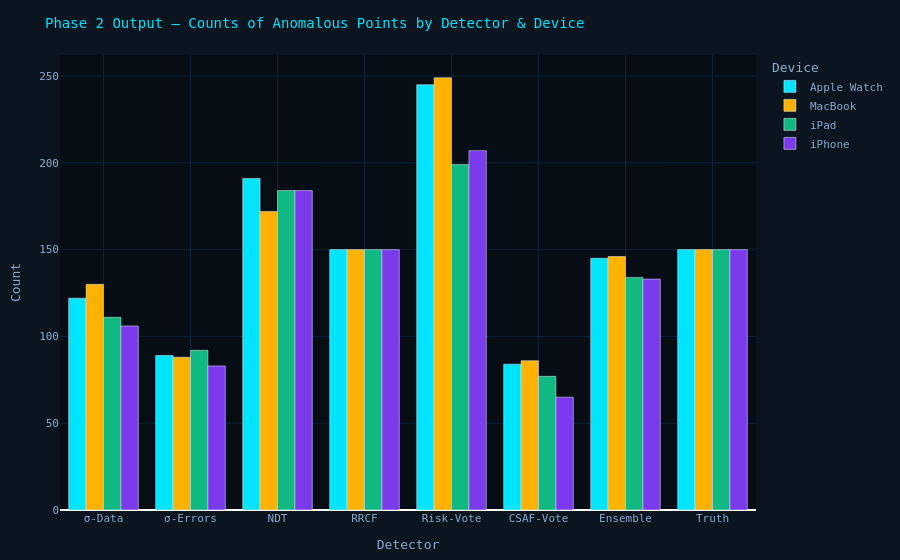

The notebook cell saved with this chart:
### Code cell
# ── Plot 5: Counts of Anomalous Points by Detector & Device ─────────────────
count_plot_data = []
for det_name, col in det_cols_map.items():
    if col not in df.columns: continue
    for device in sorted(df["device"].unique()):
        mask = df["device"] == device
        count_plot_data.append({
            "Detector": det_name, "Device": device, "Count": int(df.loc[mask, col].sum())
        })
count_plot_df = pd.DataFrame(count_plot_data)

fig5 = px.bar(count_plot_df, x="Detector", y="Count", color="Device", barmode="group",
    color_discrete_sequence=[PALETTE["cyan"], PALETTE["amber"], PALETTE["green"], PALETTE["purple"]])
fig5 = _layout(fig5, "Phase 2 Output — Counts of Anomalous Points by Detector & Device")
fig5.show()

### Figure 1 — Plotly figure (JSON) as saved in the notebook; plotly's stock layout.template omitted (floating-point values rounded to 4 significant figures)
{"data": [{"alignmentgroup": "True", "hovertemplate": "Device=Apple Watch<br>Detector=%{x}<br>Count=%{y}<extra></extra>", "legendgroup": "Apple Watch", "marker": {"color": "#00e5ff", "pattern": {"shape": ""}}, "name": "Apple Watch", "offsetgroup": "Apple Watch", "orientation": "v", "showlegend": true, "textposition": "auto", "type": "bar", "x": ["σ-Data", "σ-Errors", "NDT", "RRCF", "Risk-Vote", "CSAF-Vote", "Ensemble", "Truth"], "xaxis": "x", "y": [122, 89, 191, 150, 245, 84, 145, 150], "yaxis": "y"}, {"alignmentgroup": "True", "hovertemplate": "Device=MacBook<br>Detector=%{x}<br>Count=%{y}<extra></extra>", "legendgroup": "MacBook", "marker": {"color": "#ffb300", "pattern": {"shape": ""}}, "name": "MacBook", "offsetgroup": "MacBook", "orientation": "v", "showlegend": true, "textposition": "auto", "type": "bar", "x": ["σ-Data", "σ-Errors", "NDT", "RRCF", "Risk-Vote", "CSAF-Vote", "Ensemble", "Truth"], "xaxis": "x", "y": [130, 88, 172, 150, 249, 86, 146, 150], "yaxis": "y"}, {"alignmentgroup": "True", "hovertemplate": "Device=iPad<br>Detector=%{x}<br>Count=%{y}<extra></extra>", "legendgroup": "iPad", "marker": {"color": "#10b981", "pattern": {"shape": ""}}, "name": "iPad", "offsetgroup": "iPad", "orientation": "v", "showlegend": true, "textposition": "auto", "type": "bar", "x": ["σ-Data", "σ-Errors", "NDT", "RRCF", "Risk-Vote", "CSAF-Vote", "Ensemble", "Truth"], "xaxis": "x", "y": [111, 92, 184, 150, 199, 77, 134, 150], "yaxis": "y"}, {"alignmentgroup": "True", "hovertemplate": "Device=iPhone<br>Detector=%{x}<br>Count=%{y}<extra></extra>", "legendgroup": "iPhone", "marker": {"color": "#7c3aed", "pattern": {"shape": ""}}, "name": "iPhone", "offsetgroup": "iPhone", "orientation": "v", "showlegend": true, "textposition": "auto", "type": "bar", "x": ["σ-Data", "σ-Errors", "NDT", "RRCF", "Risk-Vote", "CSAF-Vote", "Ensemble", "Truth"], "xaxis": "x", "y": [106, 83, 184, 150, 207, 65, 133, 150], "yaxis": "y"}], "layout": {"barmode": "group", "font": {"color": "#8aaccc", "family": "Share Tech Mono, monospace", "size": 11}, "legend": {"bgcolor": "rgba(0,0,0,0)", "font": {"color": "#8aaccc"}, "title": {"text": "Device"}, "tracegroupgap": 0}, "margin": {"b": 50, "l": 60, "r": 30, "t": 55}, "paper_bgcolor": "#0b1520", "plot_bgcolor": "#060d14", "title": {"font": {"color": "#00e5ff", "size": 14}, "text": "Phase 2 Output — Counts of Anomalous Points by Detector & Device"}, "xaxis": {"anchor": "y", "domain": [0, 1], "gridcolor": "#0e2235", "title": {"text": "Detector"}}, "yaxis": {"anchor": "x", "domain": [0, 1], "gridcolor": "#0e2235", "title": {"text": "Count"}}}}
